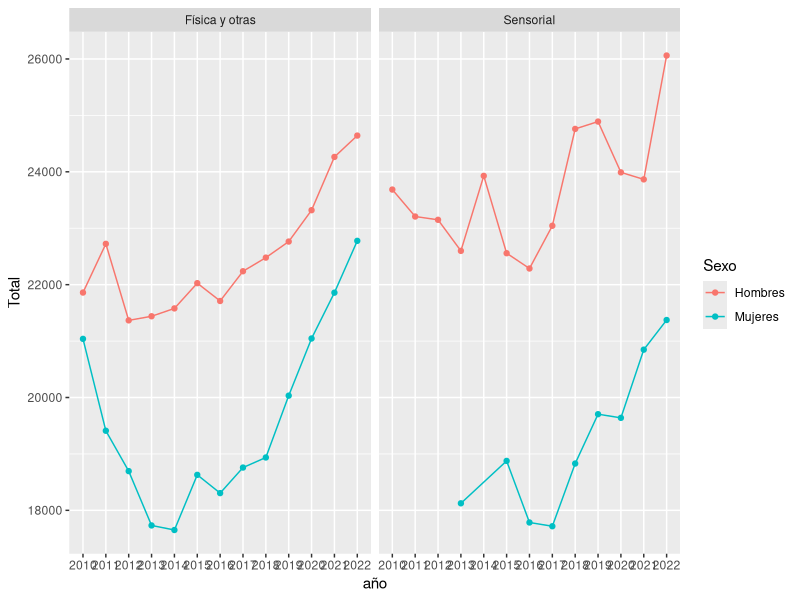
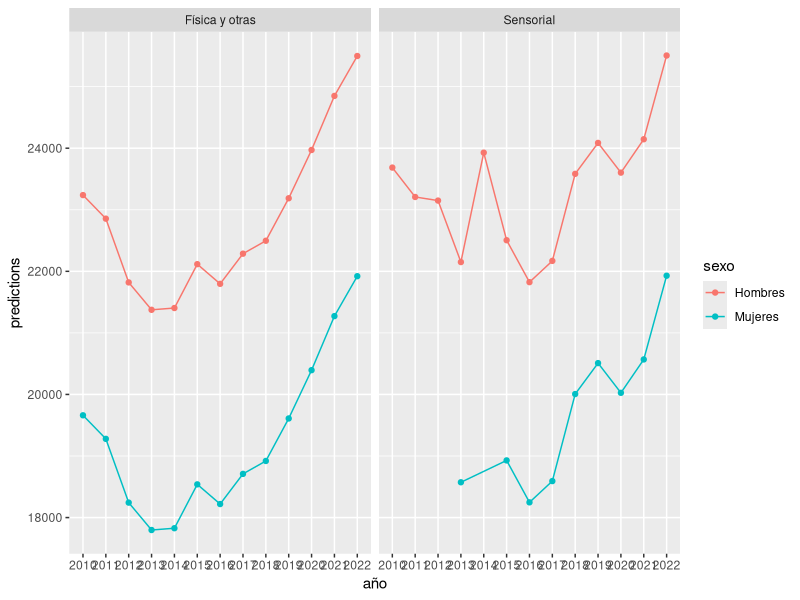

These figures' R source, in order:
## ---- chunk 1
knitr::opts_chunk$set(echo = TRUE)
## ---- chunk 2
library(readr)
library(dplyr)
library(ggplot2)
library(lubridate)
library(tidyverse)

# Lectura del archivo csv 
datos <- read_delim("8534.csv", 
    delim = ";", escape_double = FALSE, trim_ws = TRUE)

# Filtrado de datos
datos = filter(datos, Sexo != "Ambos sexos")
datos = filter(datos, `Tipo de indicador` != "Ganancia (bruta) por hora y año")
datos = filter(datos, `Tipo de discapacidad` != "No consta")
datos = filter(datos, `Tipo de discapacidad` != "Mental")
datos = filter(datos, `Tipo de discapacidad` != "Total")
datos = filter(datos, `Total` > 0)

print(datos)

# Convertir la columna sexo y año en un factor
datos$Sexo = factor(datos$Sexo)
datos$año = factor(datos$año, ordered = TRUE)

# Creación de gráfico 
ggplot(datos, aes(x = año, y = Total, col=Sexo)) + geom_point() + geom_line(aes(group=Sexo)) + facet_wrap(~ `Tipo de discapacidad`)

# Creación de un nuevo dataframe 
df = data.frame(
  'total' = datos$Total,
  'sexo' = datos$Sexo,
  'año' = datos$año,
  'discapacidad' = datos$`Tipo de discapacidad`
)

# Convertir la columna año en un factor ordenado
df$año = factor(df$año, ordered = TRUE)

# Modelo de regresión lineal
model = lm(total ~ sexo + año * discapacidad, df)

# Predicciones del modelo
df$predictions = predict(model)

# Gráfico de comparación entre las predicciones 
ggplot(df, aes(x = año, y = predictions, col=sexo)) + geom_point() + geom_line(aes(group=sexo)) + facet_wrap(~ discapacidad)

# Resumen del modelo ajustado
summary(model)
